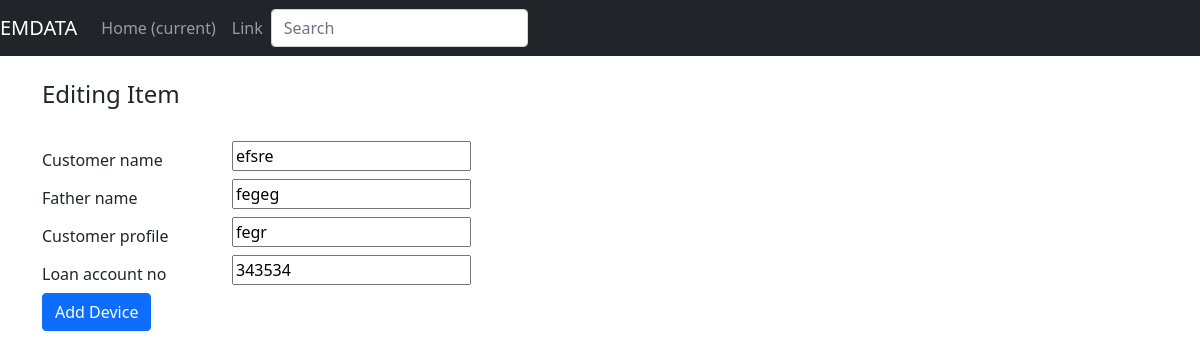
/edit_customer/13, run on the app's committed database.
### emdata/models.py (models this page shows, shortened)
class Customer(models.Model):
    customer_name = models.CharField(max_length = 100, blank = False ) # name of the column
    father_name = models.CharField(max_length = 100, blank = False)
    customer_profile = models.CharField(max_length = 100, blank = False)
    loan_account_no = models.IntegerField()

### emdata/views.py (the view)
# urls.py: url(r'^edit_customer/(?P<pk>\d+)$', edit_customer , name='edit_customer'),
def edit_customer(request, pk):
    item = get_object_or_404(Customer, pk=pk)
    if request.method == "POST":
        form = CustomerForm(request.POST, instance=item)
        if form.is_valid():
            form.save()
            return redirect('index')
    else:
        form = CustomerForm(instance=item)
        return render(request, 'edit_item.html', {'form': form})

### emdata/forms.py
class CustomerForm(forms.ModelForm):
    class Meta:
        model = Customer
        fields = ('customer_name','father_name','customer_profile','loan_account_no')

### emdata/templates/edit_item.html (shortened to what this page needs)
<!DOCTYPE html>
<html lang="en">
<head>
</head>
{% load static %}
<link rel="stylesheet" type="text/css" href="{% static '/css/style.css' %}"/>
<link rel="stylesheet" type="text/css" href="{% static '/css/bootstrap.min.css' %}"/>
<body>
    <nav class="navbar navbar-expand navbar-dark bg-dark">
        <a class="navbar-brand" href="#">EMDATA</a>
        <div class="collapse navbar-collapse" id="navbarsExample02">
          <ul class="navbar-nav mr-auto">
            <li class="nav-item active">
              <a class="nav-link" href="{% url 'index' %}">Home <span class="sr-only">(current)</span></a>
            </li>
            <li class="nav-item">
              <a class="nav-link" href="#">Link</a>
            </li>
          </ul>
          <form class="form-inline my-2 my-md-0">
            <input class="form-control" type="text" placeholder="Search">
          </form>
        </div>
      </nav>
 {% block body %}
 <div class = "container">
 <form method = "POST">
   <br>
<h4>Editing Item</h4>
<br>
    {% for field in form %}
<div class="form-group row">
    <label for="id_{{ field.name }}" class = "col-2 col-form-label">{{ field.label }}</label>
    <div class="col-10">
        {{ field }}
    </div>
    </div>
{% endfor %}
<button type = "submit" class="btn btn-primary" name = "button">Add Device</button>
 </form>
</div>
 {% endblock %}

### data on the page
Customer: form "efsre" "fegeg" "fegr" "343534"

### other printed values
{{ field.label }} "Customer name" "Father name" "Customer profile" "Loan account no"
